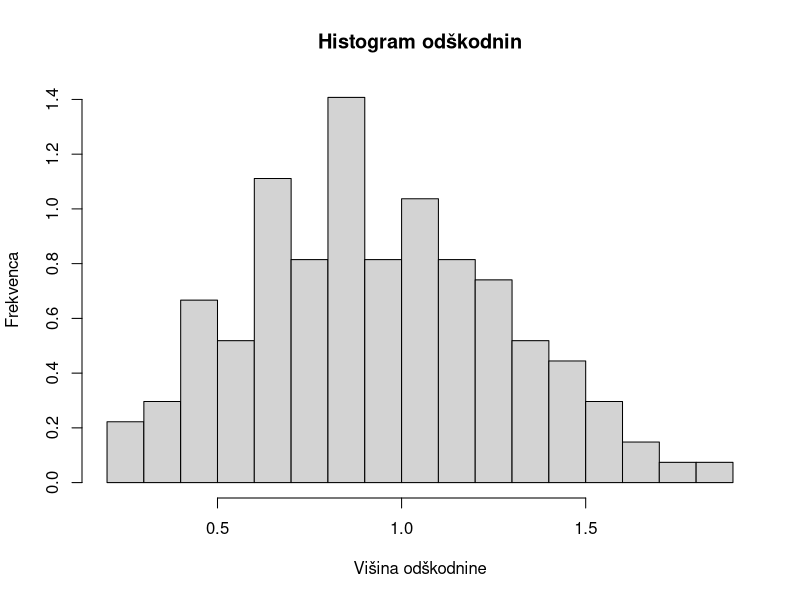

Write R code to recreate this figure. (Note: this script raises an error after producing the figure.)
#1
#a
vzorec <- read.table('vaja2/vzorec5.txt')
histogram <- hist(vzorec$V1, 
                  breaks = 20, 
                  main = 'Histogram odškodnin',
                  xlab = 'Višina odškodnine',
                  ylab = 'Frekvenca',
                  probability = TRUE)

#b
parametri <- mde(vzorec$V1, 
              pweibull,
              start = list(shape = 1, scale = 1),
              measure = 'CvM')

#c
k <- as.numeric(parametri$estimate[1])
lambda <- as.numeric(parametri$estimate[2])
curve(dweibull(x, shape=k, scale = lambda),
               from = 0, 
               to = 2, 
               add = TRUE)

plot(ecdf(vzorec$V1),
     main = 'Porazdelitvena funkcija odškodnin',
     ylab = 'porazdelitvena funkcija',
     xlab = 'višina odškodnin'
     )
curve(pweibull(x, shape=k, scale = lambda),
      from = 0, 
      to = 2, 
      add = TRUE,
      col = 'red',
      lwd = 2)
legend("bottomright", legend=c('empirična porazdelitev', 'Weibullova porazdelitev'), col=c('black','red'),lty=1:1, cex=0.8)
      
#d
upanje_y <- lambda * gamma(1 + 1/k)
upanje_S <- 15 * upanje_y
varianca_y <- lambda^2 * (gamma(1 + 2/k) - gamma(1 + 1/k)^2)
varianca_s <- varianca_y * 15 + upanje_y^2 * 15

#2
#a
diskretno <- discretize(pweibull(x, shape=k, scale = lambda),
                       step = 0.1,
                       from = 0,
                       to = 3,
                       method = 'rounding')
             

#b
g1 <- curve(pweibull(x, shape=k, scale = lambda),
            from = 0, 
            to = 3,
            main = 'Weibullova porazdelitev',
            ylab = 'porazdelitvena funkcija',
            lwd = 2)
f <- stepfun(seq(0,2.9,0.1), diffinv(diskretno))
plot(f, add = TRUE, col = 'orange')
legend("bottomright", legend=c('diskretizacija', 'Weibullova porazdelitev'), col=c('orange','black'),lty=1:1, cex=0.8)

#c
Fs <- aggregateDist(method = 'recursive',
              model.freq = 'poisson',
              model.sev = diskretno,
              lambda = 15,
              x.scale = 0.1,
              maxit = 10000000,
              tol = 0.005)
plot(Fs,
     main = 'Porazdelitvena funkcija odškodnin',
     xlab = 'Višina odškodnine')

#d
upanje2_S <- mean(Fs)
varianca2_S <- sum(knots(Fs)^2 * diff(Fs)) - upanje2_S^2

#e
tvegana_vrednost <- VaR(Fs, 0.995)
pričakovani_izpad <- CTE(Fs, 0.995) #Ker je 99.5 % tvegana vrednost enaka 23.5,
#ki je zadnji skok kumulativne porazdelitve, je pričakovan izpad enak 0, funkcija vrne NaN

#3
#a

simN <- rpois(10000, 15)
simS <- c(0)
for (i in 1:10000){
  simS[i] <- sum(rweibull(simN[i], k, lambda))
}

#b
upanje3_S <- mean(simS)
varianca3_S <- var(simS)

#c
tvegana_vrednost2 <- sort(simS)[9950]

#d
plot(ecdf(simS),
     col = 'green',
     add = TRUE,
     lwd = 2)
legend('bottomright', 
       legend = c('Panjerjev algoritem', 'Monte Carlo simulacija'),
       col = c('black', 'green'),
       lty=1:1, cex=0.8)

